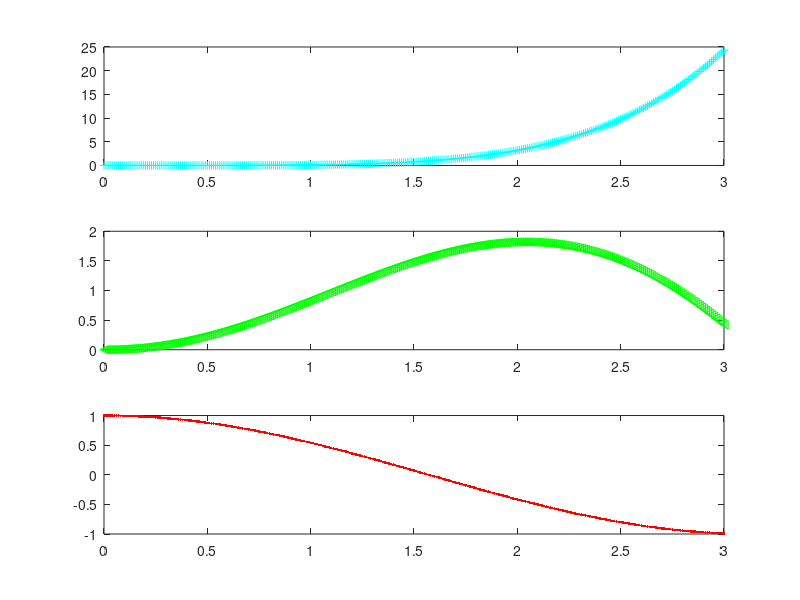

MATLAB code to generate this figure:
x=0:0.01:3;
f1=x.^5/10;
f2=x.*sin(x);
f3=cos(x);
%plot(x,f1,"c+",x,f2,"g<",x,f3,"r.")

subplot(3,1,1)
plot(x,f1,"c+")


subplot(3,1,2)
plot(x,f2,"g<")


subplot(3,1,3)
plot(x,f3,"r.")
